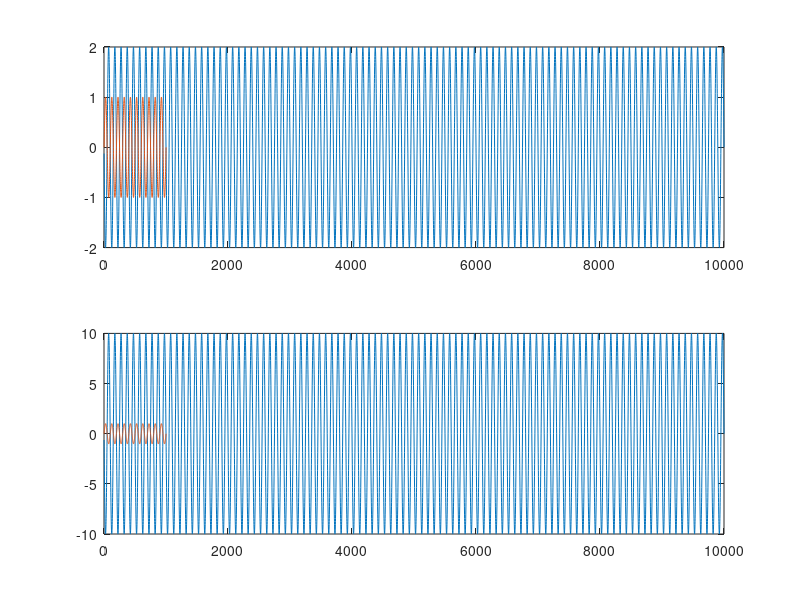

Write the MATLAB code that produced this figure. (Note: this script raises an error after producing the figure.)


x = 0:1000;
t = 1:10000;
tempFreq1 = 2*pi*1/100;
phaseOffset1 = pi;
amp1= 2;
tempFreq2 = 2*pi*1/100;
phaseOffset2 = pi;
amp2 = 10;%t.*0.5;


kernal1 = sin(tempFreq1*x);
sig1 = amp1.*sin(tempFreq1*t + phaseOffset1);

kernal2 = sin(tempFreq2*x);
sig2 = amp2.*sin(tempFreq2*t + phaseOffset1);

figure(1); clf;
h(1)= subplot(2,1,1);
plot(sig1)
hold on 
h(2) = plot(kernal1);
subplot(2,1,2)
plot(sig2)
hold on 
plot(kernal2)
linkaxes(h, 'x')



% hilKern = hilbert(kernal);
% angKern = angle(hilKern);
% 
% hilSig1 = hilbert(sig1);
% ang1 = angle(hilSig1);
% 
%% 1 signal 

totKern = [kernal1];

sizeSnip = length(kernal1);

corCoeVal = nan(1, length(sig1)-sizeSnip-1);


for i = 1:length(sig1)-sizeSnip-1
    %corVal = xcorr(sig1(i:i+sizeSnip),kernal);
%     smallSig1 = sig1(i:i+sizeSnip-1);
    smallSig2 = sig2(i:i+sizeSnip-1);
%     totSig = [smallSig1];
    totSig = [smallSig2];
    %figure(3)
    %plot(totSig)
    %pause(0.05)
    temp = corrcoef(totSig,totKern);
    corCoeVal(i) = temp(2,1);
end

figure(2); clf;
h(1) = subplot(3,1,1);
hold on 
plot(sig1)
plot(kernal1)
legend('signal', 'kernal')
h(2) = subplot(3,1,2);
hold on 
plot(sig2)
plot(kernal2)
legend('signal', 'kernal')
h(3) = subplot(3,1,3);
plot(corCoeVal) 
%legend('correlation', 'signal', 'kernal')
linkaxes(h, 'x')
%set(gca, 'xlim', [0,100])
legend('correlation')



%% 2 Signals together 

totKern = [kernal1, kernal2];

sizeSnip = length(kernal1);

corCoeVal = nan(1, length(sig1)-sizeSnip-1);


for i = 1:length(sig1)-sizeSnip-1 
    %corVal = xcorr(sig1(i:i+sizeSnip),kernal);
    smallSig1 = sig1(i:i+sizeSnip-1);
    smallSig2 = sig2(i:i+sizeSnip-1);
    totSig = [smallSig1,smallSig2];
%     figure(3)
%     plot(totSig)
%     pause(0.05)
    temp = corrcoef(totSig,totKern);
    corCoeVal(i) = temp(2,1);
end

figure(2); clf;
h(1) = subplot(3,1,1);
hold on 
plot(sig1)
plot(kernal1)
legend('signal', 'kernal')
h(2) = subplot(3,1,2);
hold on 
plot(sig2)
plot(kernal2)
legend('signal', 'kernal')
h(3) = subplot(3,1,3);
plot(corCoeVal) 
%legend('correlation', 'signal', 'kernal')
linkaxes(h, 'x')
%set(gca, 'xlim', [1,10000])
legend('correlation')



figure(3)
h(1) = subplot(2,1,1);
plot(sig2)
h(2) = subplot(2,1,2);
plot(corCoeVal) 
%legend('correlation', 'signal', 'kernal')
linkaxes(h, 'x')
legend('correlation')